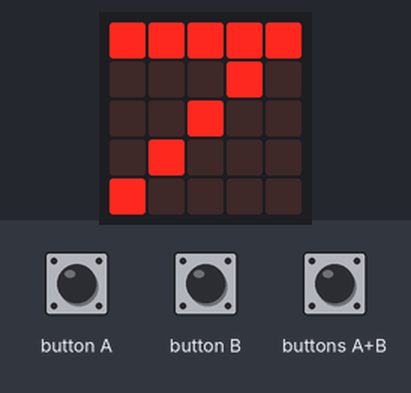
Bench run of a program on a simulated BBC micro:bit (MakeCode). On the bench: the board's 5×5 LED display. The inputs (shaded band) are chosen by the test bench.

Above: at 5.0 s.
5.1 s: buttons A+B pressed for 0.15 s
At 5.3 s:
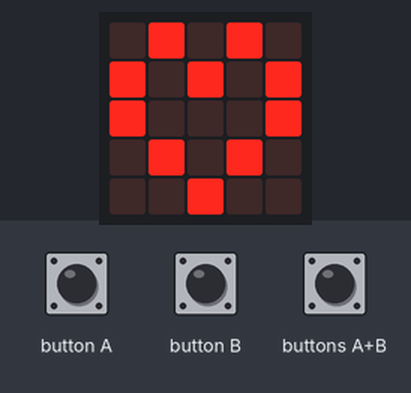
At 6.8 s:
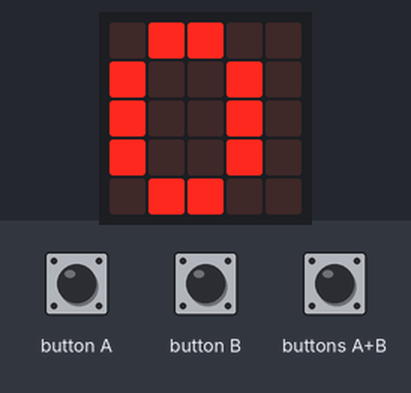
Timing chart, 0 to 8.3 s (numbered marks = the images above; inputs shaded):
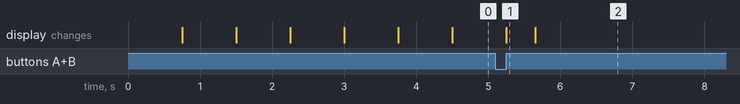

The program:

main.ts
```typescript
input.onButtonPressed(Button.A, function () {
    n1 += numero
})
input.onButtonPressed(Button.AB, function () {
    detener = false
})
input.onButtonPressed(Button.B, function () {
    n2 += numero
})
let n2 = 0
let n1 = 0
let total = 0
let numero = 0
let detener = false
detener = true
numero = 1
while (numero <= 10) {
    basic.showNumber(numero)
    numero += 1
    if (numero > 9) {
        numero = 1
    }
    if (detener != true) {
        basic.showLeds(`
            . # . # .
            # . # . #
            # . . . #
            . # . # .
            . . # . .
            `)
        total = n1 + n2
        basic.showNumber(total)
        break;
    }
}
```

test.ts
```typescript
// aquí va el archivo "tests"; esto no se compilará cuando este paquete se utilice como una extensión.
```

Measured:
- after the input at 5.1 s, the display: changes after 0.15 s (image 1)
- what the display in image 1 shows lasts 0.4 s, from 5.3 s to 5.7 s
